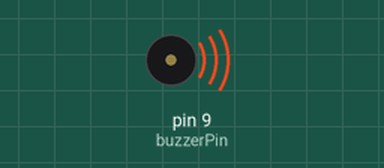
Simulated run of this sketch. Board: Arduino Uno, built with avr-gcc and run on an emulated ATmega328P. On the bench: buzzer (waves = sounding).

Above: at 0.3 s.
Timing chart, 0 to 15.0 s (numbered marks = the images above):
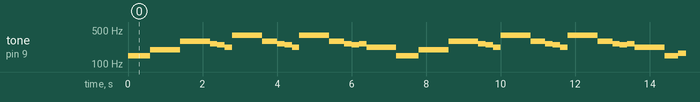

The sketch:

Starwars_music.ino
```cpp
#include "notes.h"
const int buzzerPin = 9;
void setup()
{
  pinMode(buzzerPin, OUTPUT);

}

void loop() {
  playNote( noteD3, EN);
  playNote( noteD3, EN);
  playNote( noteD3, EN);

  playNote( noteG3, HN);
  playNote( noteD4, HN);

  playNote( noteC4, EN);
  playNote( noteB3, EN);
  playNote( noteA3, EN);
  playNote( noteG4, HN);
  playNote( noteD4, QN);

  playNote( noteC4, EN);
  playNote( noteB3, EN);
  playNote( noteA3, EN);
  playNote( noteG4, HN);
  playNote( noteD4, QN);

  playNote( noteC4, EN); // ... measure 5
  playNote( noteB3, EN);
  playNote( noteC4, EN);
  playNote( noteA3, HN);
  playNote( noteD3, EN);
  playNote( noteD3, EN);
  playNote( noteD3, EN);

  playNote( noteG3, HN);
  playNote( noteD4, HN);

  playNote( noteC4, EN);
  playNote( noteB3, EN);
  playNote( noteA3, EN);
  playNote( noteG4, HN);
  playNote( noteD4, QN);

  playNote( noteC4, EN);
  playNote( noteB3, EN);
  playNote( noteA3, EN);
  playNote( noteG4, HN);
  playNote( noteD4, QN);

  playNote( noteC4, EN);
  playNote( noteB3, EN);
  playNote( noteC4, EN);
  playNote( noteA3, HN);
  playNote( noteD3, DE);
  playNote( noteD3, SN);

  playNote( noteE3, DQ);  // ... measure 10
  playNote( noteE3, EN);
  playNote( noteC4, QN);
  playNote( noteB3, QN);
  playNote( noteA3, QN);
  playNote( noteG3, QN);

  playNote( noteG3, EN);
  playNote( noteA3, EN);
  playNote( noteB3, EN);
  playNote( noteA3, QN);
  playNote( noteE3, EN);
  playNote( noteFs3, QN);
  playNote( noteD3, DE);
  playNote( noteD3, SN);

  playNote( noteE3, DQ);
  playNote( noteE3, EN);
  playNote( noteC4, QN);
  playNote( noteB3, QN);
  playNote( noteA3, QN);
  playNote( noteG3, QN);

  playNote( noteD4, DE);
  playNote( noteA3, SN);
  playNote( noteA3, HN);
  playNote( Rest, EN);
  playNote( noteD3, EN);

  playNote( noteE3, DQ);
  playNote( noteE3, EN);
  playNote( noteC4, QN);
  playNote( noteB3, QN);
  playNote( noteA3, QN);
  playNote( noteG3, QN);

  playNote( noteG3, EN);  // ... measure 15
  playNote( noteA3, EN);
  playNote( noteB3, EN);
  playNote( noteA3, QN);
  playNote( noteE3, EN);
  playNote( noteA3, QN);
  playNote( noteD4, DE);
  playNote( noteD4, SN);

  playNote( noteG4, QN);
  playNote( noteF4, EN);
  playNote( noteEb4, QN);
  playNote( noteD4, EN);
  playNote( noteC4, QN);
  playNote( noteBb3, EN);
  playNote( noteA3, QN);
  playNote( noteG3, EN);

  playNote( noteA3, DH);
  playNote( noteD3, EN);
  playNote( noteD3, EN);
  playNote( noteD3, EN);

  playNote( noteG3, HN);
  playNote( noteD4, HN);

  playNote( noteC4, EN);
  playNote( noteB3, EN);
  playNote( noteA3, EN);
  playNote( noteG4, HN);
  playNote( noteD4, QN);

  playNote( noteC4, EN);  // ... measure 20
  playNote( noteB3, EN);
  playNote( noteA3, EN);
  playNote( noteG4, HN);
  playNote( noteD4, QN);

  playNote( noteC4, EN);
  playNote( noteB3, EN);
  playNote( noteC4, EN);
  playNote( noteA3, HN);
  playNote( noteD3, EN);
  playNote( noteD3, EN);
  playNote( noteD3, EN);

  playNote( noteG3, HN);
  playNote( noteD4, HN);

  playNote( noteC4, EN);
  playNote( noteB3, EN);
  playNote( noteA3, EN);
  playNote( noteG4, HN);
  playNote( noteD4, QN);

  playNote( noteC4, EN);
  playNote( noteB3, EN);
  playNote( noteA3, EN);
  playNote( noteG4, HN);
  playNote( noteD4, QN);

  playNote( noteA4, EN);  // ... measure 25
  playNote( noteG4, EN);
  playNote( noteFs4, EN);
  playNote( noteG4, QN);
  playNote( noteG3, EN);
  playNote( noteG3, EN);
  playNote( noteG3, EN);
  playNote( noteG3, QN);

}
void playNote(int note, int duration)
{
  tone(buzzerPin, note, duration);
  delay(duration);
}
```

notes.h
```cpp
#define beatLength 400  // # of milliseconds per beat

// Define the length of each note
#define WN   beatLength*4  // ...a whole note...
#define HN   beatLength*2  // ...a half note...
#define QN   beatLength    // ...a quarter note...
#define EN   beatLength/2  // ...an eighth note...
#define SN   beatLength/4  // ...and a sixteenth note.
#define DE   beatLength/1.5  // ... a dotted eighth note
#define DQ   beatLength*1.5  // ... a dotted Quarter note
#define DH   beatLength*3  // ... a dotted half note
// These are pre-written #defines for every note on a piano
#define Rest 0
#define noteC0 16
#define noteCs0 17
#define noteDb0 17
#define noteD0 18
#define noteDs0 19
#define noteEb0 19
#define noteE0 21
#define noteF0 22
#define noteFs0 23
#define noteGb0 23
#define noteG0 25
#define noteGs0 26
#define noteAb0 26
#define noteA0 28
#define noteAs0 29
#define noteBb0 29
#define noteB0 31
#define noteC1 33
#define noteCs1 35
#define noteDb1 35
#define noteD1 37
#define noteDs1 39
#define noteEb1 39
#define noteE1 41
#define noteF1 44
#define noteFs1 46
#define noteGb1 46
#define noteG1 49
#define noteGs1 52
#define noteAb1 52
#define noteA1 55
#define noteAs1 58
#define noteBb1 58
#define noteB1 62
#define noteC2 65
#define noteCs2 69
#define noteDb2 69
#define noteD2 73
#define noteDs2 78
#define noteEb2 78
#define noteE2 82
#define noteF2 87
#define noteFs2 93
#define noteGb2 93
#define noteG2 98
#define noteGs2 104
#define noteAb2 104
#define noteA2 110
#define noteAs2 117
#define noteBb2 117
#define noteB2 123
#define noteC3 131
#define noteCs3 139
#define noteDb3 139
#define noteD3 147
#define noteDs3 156
#define noteEb3 156
#define noteE3 165
#define noteF3 175
#define noteFs3 185
#define noteGb3 185
#define noteG3 196
#define noteGs3 208
#define noteAb3 208
#define noteA3 220
#define noteAs3 233
#define noteBb3 233
#define noteB3 247
#define noteC4 262
#define noteCs4 277
#define noteDb4 277
#define noteD4 294
#define noteDs4 311
#define noteEb4 311
#define noteE4 330
#define noteF4 349
#define noteFs4 370
#define noteGb4 370
#define noteG4 392
#define noteGs4 415
#define noteAb4 415
#define noteA4 440
#define noteAs4 466
#define noteBb4 466
#define noteB4 494
#define noteC5 523
#define noteCs5 554
#define noteDb5 554
#define noteD5 587
#define noteDs5 622
#define noteEb5 622
#define noteE5 659
#define noteF5 698
#define noteFs5 740
#define noteGb5 740
#define noteG5 784
#define noteGs5 831
#define noteAb5 831
#define noteA5 880
#define noteAs5 932
#define noteBb5 932
#define noteB5 988
#define noteC6 1047
#define noteCs6 1109
#define noteDb6 1109
#define noteD6 1175
#define noteDs6 1245
#define noteEb6 1245
#define noteE6 1319
#define noteF6 1397
#define noteFs6 1480
#define noteGb6 1480
#define noteG6 1568
#define noteGs6 1661
#define noteAb6 1661
#define noteA6 1760
#define noteAs6 1865
#define noteBb6 1865
#define noteB6 1976
#define noteC7 2093
#define noteCs7 2217
#define noteDb7 2217
#define noteD7 2349
#define noteDs7 2489
#define noteEb7 2489
#define noteE7 2637
#define noteF7 2794
#define noteFs7 2960
#define noteGb7 2960
#define noteG7 3136
#define noteGs7 3322
#define noteAb7 3322
#define noteA7 3520
#define noteAs7 3729
#define noteBb7 3729
#define noteB7 3951
#define noteC8 4186
#define noteCs8 4435
#define noteDb8 4435
#define noteD8 4699
#define noteDs8 4978
#define noteEb8 4978
```

Measured:
- by itself, tone on pin 9 (buzzerPin): plays 147 Hz for 0.60 s, 196 Hz for 0.80 s, 294 Hz for 0.80 s, 262 Hz for 0.20 s, 247 Hz for 0.20 s, 220 Hz for 0.20 s … (309 notes in this stretch)
